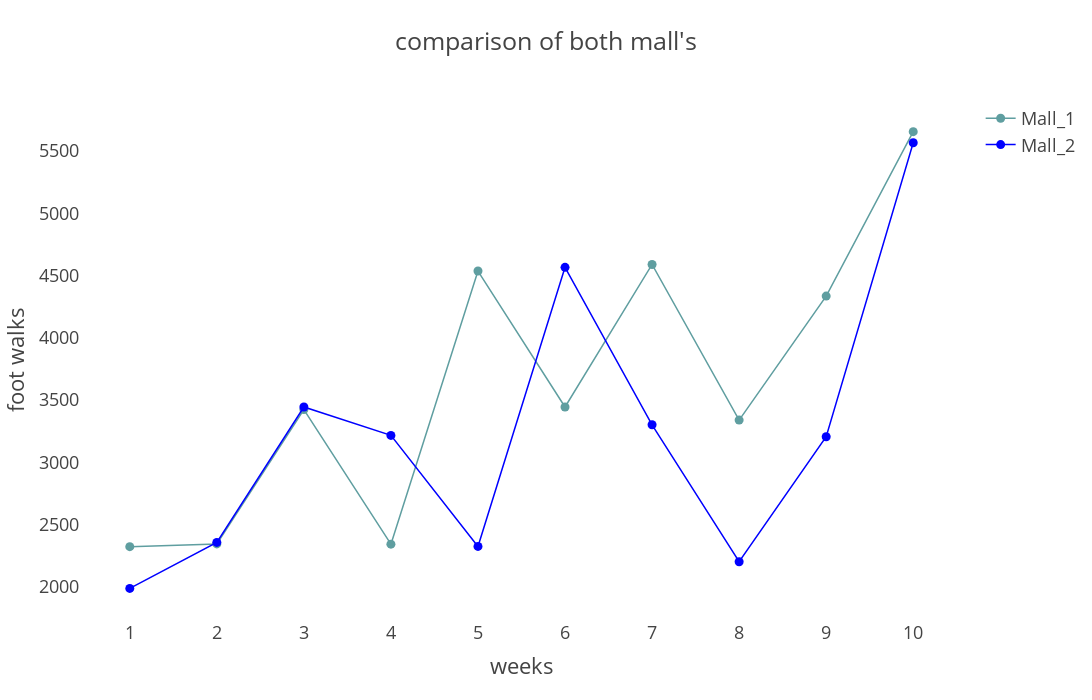

Here is the notebook cell this chart was saved with:
### Markdown cell above
#### Visualing the foots walks of both the malls's

### Code cell
fig = go.Figure()
fig.add_trace(
    go.Scatter(x =df.index, y = df['Mall_1'],
                line = dict(color = 'cadetblue', width = 1.5),
                mode = "lines+markers",
                name = 'Mall_1'
                 )
)
fig.add_trace(
    go.Scatter(x = df.index,y = df['Mall_2'],
                line = dict(color = 'blue', width = 1.5),
                mode = "lines+markers",
                name = 'Mall_2'
                 )
)
fig.update_layout(title= "comparison of both mall's",
                xaxis_title='weeks',
                yaxis_title='foot walks',
                autosize=False,
                width=1500,
                height=700,
                template = "presentation")
fig.update_xaxes(showgrid=False)
fig.update_yaxes(showgrid=False)  
fig.update_xaxes(type='category')
fig.update_layout(hovermode="x")
fig.show()

### Figure 1 — Plotly figure (JSON) as saved in the notebook; plotly's stock layout.template omitted (floating-point values rounded to 4 significant figures)
{"data": [{"line": {"color": "cadetblue", "width": 1.5}, "mode": "lines+markers", "name": "Mall_1", "type": "scatter", "x": [1, 2, 3, 4, 5, 6, 7, 8, 9, 10], "y": [2322, 2344, 3423, 2342, 4536, 3444, 4589, 3339, 4335, 5656]}, {"line": {"color": "blue", "width": 1.5}, "mode": "lines+markers", "name": "Mall_2", "type": "scatter", "x": [1, 2, 3, 4, 5, 6, 7, 8, 9, 10], "y": [1987, 2356, 3444, 3216, 2324, 4566, 3301, 2201, 3205, 5567]}], "layout": {"autosize": false, "height": 700, "hovermode": "x", "title": {"text": "comparison of both mall's"}, "width": 1500, "xaxis": {"showgrid": false, "title": {"text": "weeks"}, "type": "category"}, "yaxis": {"showgrid": false, "title": {"text": "foot walks"}}}}
